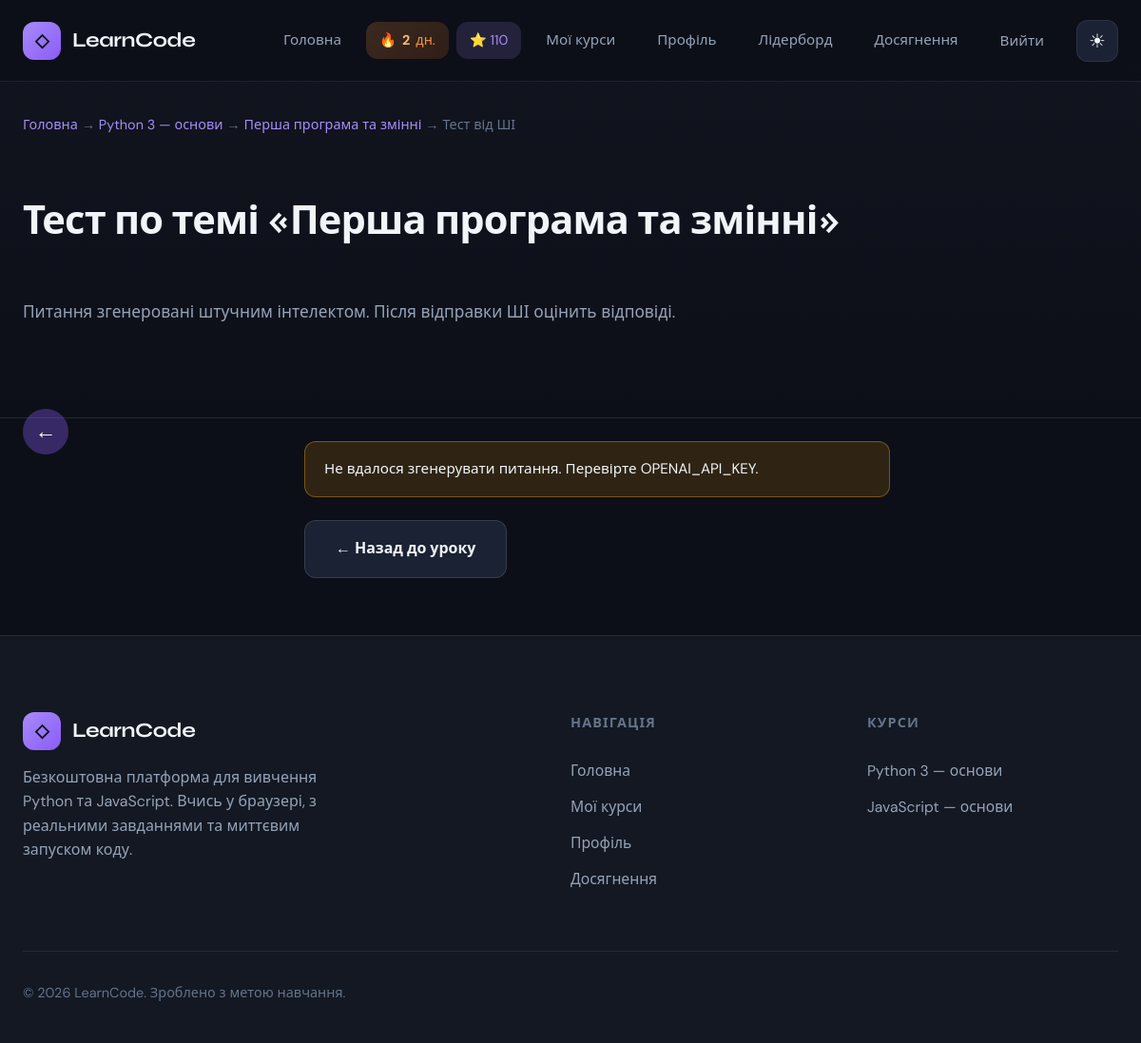
/course/python-basics/lesson/first-program/quiz-ai/single_choice/ (signed in), run on the app's committed database.
### courses/models.py (models this page shows, shortened)
class Course(models.Model):
    LANG_CHOICES = [
        ('python', 'Python'),
        ('javascript', 'JavaScript'),
    ]
    title = models.CharField('Назва', max_length=200)
    slug = models.SlugField(unique=True)
    language = models.CharField('Мова', max_length=20, choices=LANG_CHOICES)
    short_description = models.CharField('Короткий опис', max_length=300)
    description = models.TextField('Опис')
    duration_hours = models.PositiveIntegerField('Тривалість (год)', default=24)
    level = models.CharField('Рівень', max_length=50, default='Початковий')
    order = models.PositiveIntegerField('Порядок', default=0)
    icon = models.CharField('Іконка/емодзі', max_length=10, default='🐍')
    color = models.CharField('Колір (hex)', max_length=7, default='#3776ab')  # Python blue / JS yellow
    is_published = models.BooleanField('Опубліковано', default=True)
    created_at = models.DateTimeField(auto_now_add=True)
    class Meta:
        ordering = ['order', 'title']
        verbose_name = 'Курс'
        verbose_name_plural = 'Курси'

class Lesson(models.Model):
    course = models.ForeignKey(Course, on_delete=models.CASCADE, related_name='lessons')
    title = models.CharField('Назва', max_length=200)
    slug = models.SlugField()
    content = models.TextField('Контент (HTML/Markdown)')
    order = models.PositiveIntegerField('Порядок', default=0)
    duration_minutes = models.PositiveIntegerField('Хвилин', default=15)
    is_published = models.BooleanField('Опубліковано', default=True)
    created_at = models.DateTimeField(auto_now_add=True)
    class Meta:
        ordering = ['course', 'order']
        unique_together = [['course', 'slug']]
        verbose_name = 'Урок'
        verbose_name_plural = 'Уроки'

### courses/views.py (the view)
# urls.py: path('course/<slug:course_slug>/lesson/<slug:lesson_slug>/quiz-ai/<str:question_type>/', views.lesson_quiz_ai, name='lesson_quiz_ai'),
@login_required
def lesson_quiz_ai(request, course_slug, lesson_slug, question_type):
    course = get_object_or_404(Course, slug=course_slug, is_published=True)
    lesson = get_object_or_404(Lesson, course=course, slug=lesson_slug, is_published=True)
    if question_type not in ('true_false', 'single_choice', 'match_pairs'):
        return redirect('lesson_detail', course_slug=course_slug, lesson_slug=lesson_slug)
    session_key = f'ai_quiz_{lesson.id}_{question_type}'
    questions = request.session.get(session_key)
    if not questions:
        language = (course.language or 'python').lower()
        num = 5 if question_type != 'match_pairs' else 1
        questions = generate_quiz_questions(
            lesson.title, lesson.content, question_type, num_questions=num, language=language
        )
        if not questions:
            return render(request, 'courses/lesson_quiz_ai.html', {
                'course': course, 'lesson': lesson, 'question_type': question_type,
                'questions': [], 'error': 'Не вдалося згенерувати питання. Перевірте OPENAI_API_KEY.',
            })
        request.session[session_key] = questions
    return render(request, 'courses/lesson_quiz_ai.html', {
        'course': course, 'lesson': lesson, 'question_type': question_type, 'questions': questions,
    })

### courses/ai_service.py (called while the page is built, shortened)
def _get_client():
    api_key = os.environ.get("OPENAI_API_KEY")
    if not api_key:
        return None
    try:
        from openai import OpenAI
        return OpenAI(api_key=api_key)
    except ImportError:
        return None

def generate_quiz_questions(lesson_title, lesson_content, question_type, num_questions=5, language="python"):
    client = _get_client()
    if not client:
        return None

### courses/context_processors.py (called while the page is built)
def courses_list(request):
    return {
        'courses_list': Course.objects.filter(is_published=True).order_by('order')[:5],
    }

def user_profile(request):
    if not request.user.is_authenticated:
        return {'user_streak': 0, 'user_points': 0}
    try:
        profile = GameProfile.objects.get(user=request.user)
        return {'user_streak': profile.streak_days, 'user_points': profile.points}
    except GameProfile.DoesNotExist:
        return {'user_streak': 0, 'user_points': 0}

### templates/courses/lesson_quiz_ai.html (shortened to what this page needs)
{% extends 'base.html' %}
{% load static %}
{% block content %}
<section class="page-hero">
  <div class="container">
    <nav class="breadcrumb">
      <a href="{% url 'home' %}">Головна</a> →
      <a href="{% url 'course_detail' slug=course.slug %}">{{ course.title }}</a> →
      <a href="{% url 'lesson_detail' course_slug=course.slug lesson_slug=lesson.slug %}">{{ lesson.title }}</a> →
      <span>Тест від ШІ</span>
    </nav>
    <h1>Тест по темі «{{ lesson.title }}»</h1>
    <p class="page-hero-desc">{% if question_type == 'true_false' %}Обери «Правда» або «Брехня» для кожного твердження.{% else %}Питання згенеровані штучним інтелектом. Після відправки ШІ оцінить відповіді.{% endif %}</p>
  </div>
</section>
<section class="section ai-quiz-section">
  <div class="container container--narrow">
    <a href="{% url 'lesson_detail' course_slug=course.slug lesson_slug=lesson.slug %}" class="lesson-back lesson-back-circle" aria-label="Назад до уроку"><span class="lesson-back-arrow" aria-hidden="true">←</span></a>
    {% if error %}
    <div class="ai-practice-alert" role="alert">{{ error }}</div>
    <a href="{% url 'lesson_detail' course_slug=course.slug lesson_slug=lesson.slug %}" class="btn btn-secondary">← Назад до уроку</a>
    {% endif %}
  </div>
</section>
{% endblock %}

### templates/base.html (shortened to what this page needs)
{% load static %}
<!DOCTYPE html>
<html lang="uk" data-theme="dark">
<head>
  <link rel="stylesheet" href="{% static 'css/main.css' %}">
</head>
<body>
  <header class="site-header" id="site-header">
    <div class="container header-inner">
      <a href="{% url 'home' %}" class="logo">
        <span class="logo-icon">◇</span>
        <span class="logo-text">LearnCode</span>
      </a>
      <nav class="nav" id="nav">
        <a href="{% url 'home' %}">Головна</a>
        {% if user.is_authenticated %}
        <span class="header-streak" title="Вогник: дні навчання поспіль">🔥 <strong>{{ user_streak }}</strong> дн.</span>
        <span class="header-points" title="Нараховані бали">⭐ {{ user_points }}</span>
        <a href="{% url 'course_list' %}">Мої курси</a>
        <a href="{% url 'dashboard' %}">Профіль</a>
        <a href="{% url 'leaderboard' %}">Лідерборд</a>
        <a href="{% url 'achievements_list' %}">Досягнення</a>
        <form method="post" action="{% url 'logout' %}" class="nav-logout-form">
          <button type="submit" class="nav-logout-btn">Вийти</button>
        </form>
        {% else %}
        <a href="{% url 'login' %}">Увійти</a>
        <a href="{% url 'register' %}">Реєстрація</a>
        {% endif %}
        <button type="button" class="theme-toggle" id="theme-toggle" aria-label="Світлий режим">
          <span class="theme-icon theme-icon-sun" aria-hidden="true">☀</span>
        </button>
      </nav>
    </div>
  </header>
  <main class="main-content">
    {% block content %}{% endblock %}
  </main>
  <footer class="site-footer">
    <div class="container">
      <div class="footer-grid">
        <div class="footer-brand">
          <a href="{% url 'home' %}" class="logo">
            <span class="logo-icon">◇</span>
            <span class="logo-text">LearnCode</span>
          </a>
          <p>Безкоштовна платформа для вивчення Python та JavaScript. Вчись у браузері, з реальними завданнями та миттєвим запуском коду.</p>
        </div>
        <div class="footer-col">
          <h4>Навігація</h4>
          <ul>
            <li><a href="{% url 'home' %}">Головна</a></li>
            {% if user.is_authenticated %}
            <li><a href="{% url 'course_list' %}">Мої курси</a></li>
            <li><a href="{% url 'dashboard' %}">Профіль</a></li>
            <li><a href="{% url 'achievements_list' %}">Досягнення</a></li>
            {% else %}
            <li><a href="{% url 'login' %}">Увійти</a></li>
            <li><a href="{% url 'register' %}">Реєстрація</a></li>
            {% endif %}
          </ul>
        </div>
        <div class="footer-col">
          <h4>Курси</h4>
          <ul>
            {% for c in courses_list %}
            <li><a href="{% if user.is_authenticated %}{% url 'course_detail' slug=c.slug %}{% else %}{% url 'register' %}{% endif %}">{{ c.title }}</a></li>
            {% empty %}
            <li><a href="{% url 'home' %}#courses">Python та JavaScript</a></li>
            {% endfor %}
          </ul>
        </div>
      </div>
      <div class="footer-bottom">
        <p class="footer-copy">© 2026 LearnCode. Зроблено з метою навчання.</p>
      </div>
    </div>
  </footer>
</body>
</html>

### data on the page
Course: title "Python 3 — основи"
Lesson: title "Перша програма та змінні"
Course: title "JavaScript — основи"

### other printed values
{{ user_streak }} "2"
{{ user_points }} "110"
{{ error }} "Не вдалося згенерувати питання. Перевірте OPENAI_API_KEY."
